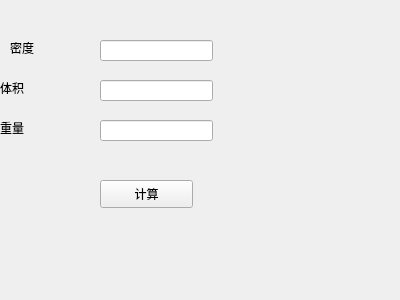
<?xml version="1.0" encoding="UTF-8"?>
<ui version="4.0">
 <class>Widget</class>
 <widget class="QWidget" name="Widget">
  <property name="geometry">
   <rect>
    <x>0</x>
    <y>0</y>
    <width>400</width>
    <height>300</height>
   </rect>
  </property>
  <property name="windowTitle">
   <string>Form</string>
  </property>
  <widget class="QLineEdit" name="density">
   <property name="geometry">
    <rect>
     <x>100</x>
     <y>40</y>
     <width>113</width>
     <height>21</height>
    </rect>
   </property>
  </widget>
  <widget class="QLabel" name="label">
   <property name="geometry">
    <rect>
     <x>10</x>
     <y>40</y>
     <width>72</width>
     <height>15</height>
    </rect>
   </property>
   <property name="text">
    <string>密度</string>
   </property>
  </widget>
  <widget class="QLabel" name="label_2">
   <property name="geometry">
    <rect>
     <x>0</x>
     <y>80</y>
     <width>72</width>
     <height>15</height>
    </rect>
   </property>
   <property name="text">
    <string>体积</string>
   </property>
  </widget>
  <widget class="QLineEdit" name="volume">
   <property name="geometry">
    <rect>
     <x>100</x>
     <y>80</y>
     <width>113</width>
     <height>21</height>
    </rect>
   </property>
  </widget>
  <widget class="QLabel" name="label_3">
   <property name="geometry">
    <rect>
     <x>0</x>
     <y>120</y>
     <width>72</width>
     <height>15</height>
    </rect>
   </property>
   <property name="text">
    <string>重量</string>
   </property>
  </widget>
  <widget class="QLineEdit" name="weight">
   <property name="geometry">
    <rect>
     <x>100</x>
     <y>120</y>
     <width>113</width>
     <height>21</height>
    </rect>
   </property>
  </widget>
  <widget class="QPushButton" name="pushButton">
   <property name="geometry">
    <rect>
     <x>100</x>
     <y>180</y>
     <width>93</width>
     <height>28</height>
    </rect>
   </property>
   <property name="text">
    <string>计算</string>
   </property>
  </widget>
 </widget>
 <resources/>
 <connections/>
</ui>
